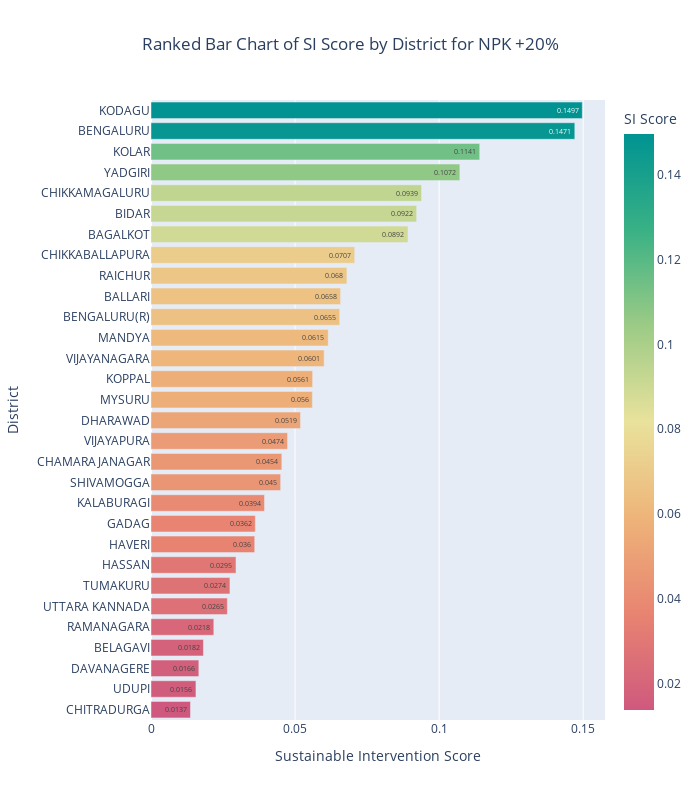

The code cell stored with this chart in its notebook:
### Code cell
import plotly.express as px
ranked_df = result_df[['node', 'SI_Score']].sort_values(by='SI_Score', ascending=True)
ranked_df = ranked_df[ranked_df['SI_Score'] <= 5]

ranked_df = ranked_df.dropna()

ranked_df['SI_Score'] = ranked_df['SI_Score'].round(4)

fig = px.bar(
    ranked_df,
    x='SI_Score',        
    y='node',            
    text='SI_Score',     
    title='Ranked Bar Chart of SI Score by District for NPK +20%',
    labels={'node': 'District', 'SI_Score': 'SI Score'},
    color='SI_Score',    
    color_continuous_scale='Temps_r'
)

fig.update_layout(
    width=700,
    height=800,
    xaxis_title='Sustainable Intervention Score',
    yaxis_title='District',
    title_x=0.5 
)

fig.show()

### Figure 1 — Plotly figure (JSON) as saved in the notebook; plotly's stock layout.template omitted (floating-point values rounded to 4 significant figures)
{"data": [{"hovertemplate": "SI Score=%{marker.color}<br>District=%{y}<extra></extra>", "legendgroup": "", "marker": {"color": [0.0137, 0.0156, 0.0166, 0.0182, 0.0218, 0.0265, 0.0274, 0.0295, 0.036, 0.0362, 0.0394, 0.045, 0.0454, 0.0474, 0.0519, 0.056, 0.0561, 0.0601, 0.0615, 0.0655, 0.0658, 0.068, 0.0707, 0.0892, 0.0922, 0.0939, 0.1072, 0.1141, 0.1471, 0.1497], "coloraxis": "coloraxis", "pattern": {"shape": ""}}, "name": "", "orientation": "h", "showlegend": false, "text": [0.0137, 0.0156, 0.0166, 0.0182, 0.0218, 0.0265, 0.0274, 0.0295, 0.036, 0.0362, 0.0394, 0.045, 0.0454, 0.0474, 0.0519, 0.056, 0.0561, 0.0601, 0.0615, 0.0655, 0.0658, 0.068, 0.0707, 0.0892, 0.0922, 0.0939, 0.1072, 0.1141, 0.1471, 0.1497], "textposition": "auto", "type": "bar", "x": [0.0137, 0.0156, 0.0166, 0.0182, 0.0218, 0.0265, 0.0274, 0.0295, 0.036, 0.0362, 0.0394, 0.045, 0.0454, 0.0474, 0.0519, 0.056, 0.0561, 0.0601, 0.0615, 0.0655, 0.0658, 0.068, 0.0707, 0.0892, 0.0922, 0.0939, 0.1072, 0.1141, 0.1471, 0.1497], "xaxis": "x", "y": ["CHITRADURGA", "UDUPI", "DAVANAGERE", "BELAGAVI", "RAMANAGARA", "UTTARA KANNADA", "TUMAKURU", "HASSAN", "HAVERI", "GADAG", "KALABURAGI", "SHIVAMOGGA", "CHAMARAJANAGAR", "VIJAYAPURA", "DHARAWAD", "MYSURU", "KOPPAL", "VIJAYANAGARA", "MANDYA", "BENGALURU(R)", "BALLARI", "RAICHUR", "CHIKKABALLAPURA", "BAGALKOT", "BIDAR", "CHIKKAMAGALURU", "YADGIRI", "KOLAR", "BENGALURU", "KODAGU"], "yaxis": "y"}], "layout": {"barmode": "relative", "coloraxis": {"colorbar": {"title": {"text": "SI Score"}}, "colorscale": [[0, "rgb(207, 89, 126)"], [0.1667, "rgb(232, 132, 113)"], [0.3333, "rgb(238, 180, 121)"], [0.5, "rgb(233, 226, 156)"], [0.6667, "rgb(156, 203, 134)"], [0.8333, "rgb(57, 177, 133)"], [1, "rgb(0, 147, 146)"]]}, "height": 800, "legend": {"tracegroupgap": 0}, "title": {"text": "Ranked Bar Chart of SI Score by District for NPK +20%", "x": 0.5}, "width": 700, "xaxis": {"anchor": "y", "domain": [0, 1], "title": {"text": "Sustainable Intervention Score"}}, "yaxis": {"anchor": "x", "domain": [0, 1], "title": {"text": "District"}}}}
